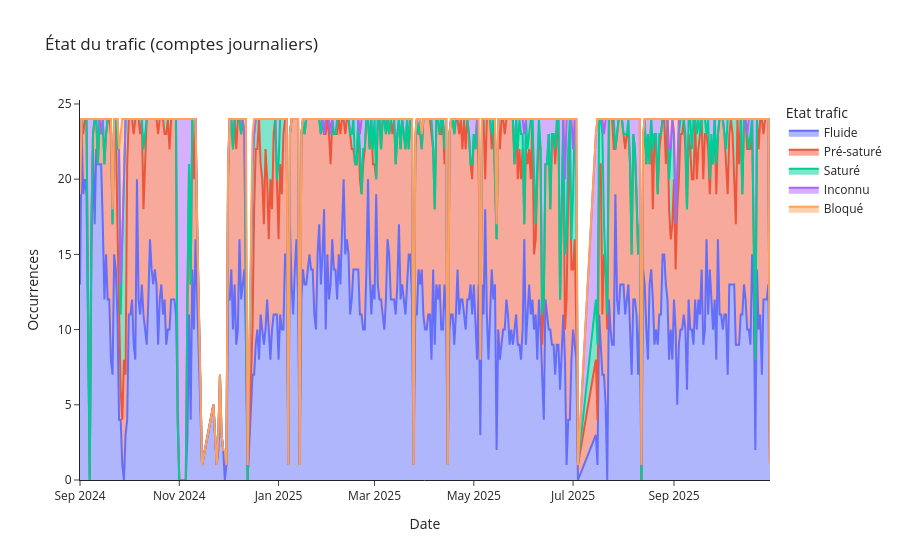

Source (notebook cell):
### Code cell
etat_jour = (df_axe
             .assign(jour=pd.to_datetime(df_axe['date']))
             .groupby(['jour','Etat trafic'], as_index=False)
             .size())

fig = px.area(
    etat_jour, x='jour', y='size', color='Etat trafic',
    title=f"État du trafic (comptes journaliers)",
    labels={'jour':'Date','size':'Occurrences'}
)
fig.update_layout(template='simple_white', hovermode='x unified')
fig.show()

### Figure 1 — Plotly figure (JSON) as saved in the notebook; plotly's stock layout.template omitted (floating-point values rounded to 4 significant figures; data arrays with more than 128 entries replaced by an {"elided": "..."} marker saying what was removed)
{"data": [{"fillpattern": {"shape": ""}, "hovertemplate": "Etat trafic=Fluide<br>Date=%{x}<br>Occurrences=%{y}<extra></extra>", "legendgroup": "Fluide", "line": {"color": "#636efa"}, "marker": {"symbol": "circle"}, "mode": "lines", "name": "Fluide", "orientation": "v", "showlegend": true, "stackgroup": "1", "type": "scatter", "x": {"elided": "392 str values"}, "xaxis": "x", "y": {"elided": "392 int values"}, "yaxis": "y"}, {"fillpattern": {"shape": ""}, "hovertemplate": "Etat trafic=Pré-saturé<br>Date=%{x}<br>Occurrences=%{y}<extra></extra>", "legendgroup": "Pré-saturé", "line": {"color": "#EF553B"}, "marker": {"symbol": "circle"}, "mode": "lines", "name": "Pré-saturé", "orientation": "v", "showlegend": true, "stackgroup": "1", "type": "scatter", "x": {"elided": "383 str values"}, "xaxis": "x", "y": {"elided": "383 int values"}, "yaxis": "y"}, {"fillpattern": {"shape": ""}, "hovertemplate": "Etat trafic=Saturé<br>Date=%{x}<br>Occurrences=%{y}<extra></extra>", "legendgroup": "Saturé", "line": {"color": "#00cc96"}, "marker": {"symbol": "circle"}, "mode": "lines", "name": "Saturé", "orientation": "v", "showlegend": true, "stackgroup": "1", "type": "scatter", "x": {"elided": "136 str values"}, "xaxis": "x", "y": {"elided": "136 int values"}, "yaxis": "y"}, {"fillpattern": {"shape": ""}, "hovertemplate": "Etat trafic=Inconnu<br>Date=%{x}<br>Occurrences=%{y}<extra></extra>", "legendgroup": "Inconnu", "line": {"color": "#ab63fa"}, "marker": {"symbol": "circle"}, "mode": "lines", "name": "Inconnu", "orientation": "v", "showlegend": true, "stackgroup": "1", "type": "scatter", "x": {"elided": "144 str values"}, "xaxis": "x", "y": {"elided": "144 int values"}, "yaxis": "y"}, {"fillpattern": {"shape": ""}, "hovertemplate": "Etat trafic=Bloqué<br>Date=%{x}<br>Occurrences=%{y}<extra></extra>", "legendgroup": "Bloqué", "line": {"color": "#FFA15A"}, "marker": {"symbol": "circle"}, "mode": "lines", "name": "Bloqué", "orientation": "v", "showlegend": true, "stackgroup": "1", "type": "scatter", "x": ["2024-09-14T00:00:00.000000000", "2024-09-26T00:00:00.000000000", "2024-09-27T00:00:00.000000000", "2024-09-28T00:00:00.000000000", "2024-12-11T00:00:00.000000000", "2024-12-12T00:00:00.000000000", "2024-12-16T00:00:00.000000000", "2024-12-17T00:00:00.000000000", "2025-01-29T00:00:00.000000000", "2025-02-02T00:00:00.000000000", "2025-02-20T00:00:00.000000000", "2025-05-04T00:00:00.000000000", "2025-06-01T00:00:00.000000000", "2025-06-26T00:00:00.000000000", "2025-07-01T00:00:00.000000000", "2025-07-20T00:00:00.000000000", "2025-08-29T00:00:00.000000000", "2025-08-30T00:00:00.000000000", "2025-09-01T00:00:00.000000000", "2025-09-02T00:00:00.000000000", "2025-09-03T00:00:00.000000000", "2025-10-16T00:00:00.000000000"], "xaxis": "x", "y": [1, 10, 8, 4, 1, 6, 2, 1, 1, 1, 1, 2, 1, 4, 2, 1, 2, 2, 1, 7, 4, 1], "yaxis": "y"}], "layout": {"hovermode": "x unified", "legend": {"title": {"text": "Etat trafic"}, "tracegroupgap": 0}, "title": {"text": "État du trafic (comptes journaliers)"}, "xaxis": {"anchor": "y", "domain": [0, 1], "title": {"text": "Date"}}, "yaxis": {"anchor": "x", "domain": [0, 1], "title": {"text": "Occurrences"}}}}
